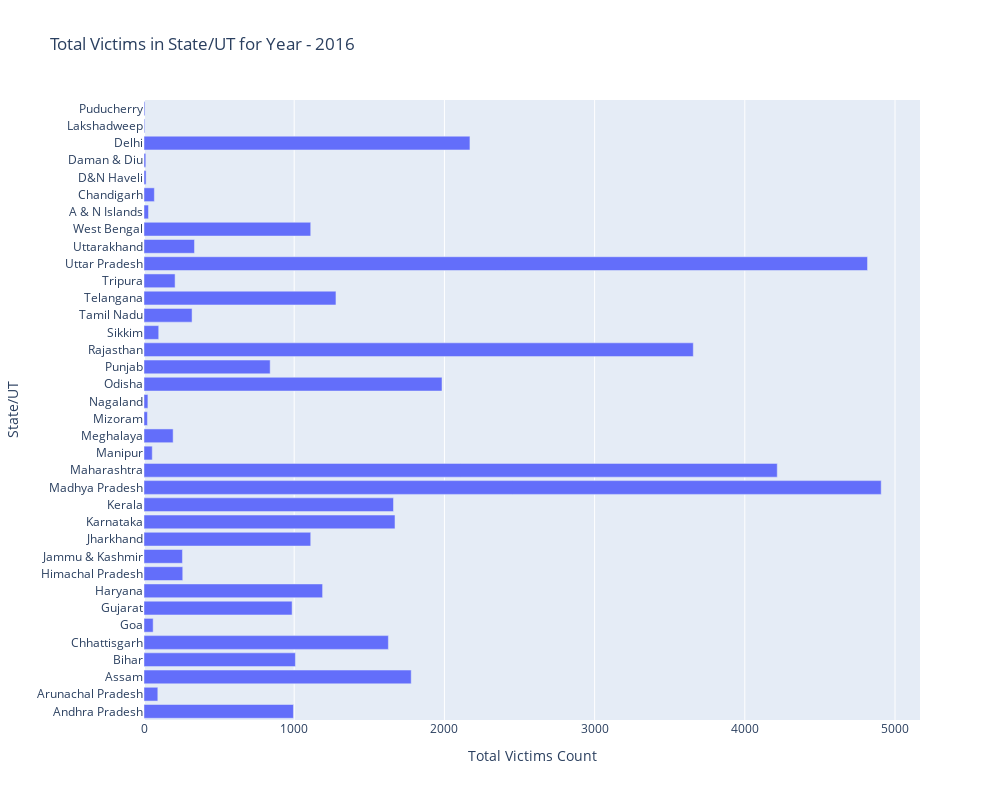

Notebook code cell kept with this figure:
### Code cell
#lets visualize the above state list

# D18 is the DataFrame with 'State/UT' and 'Total Victims' columns

fig = px.bar(D16, y='State/UT', x='Total Victims', title='Total Victims in State/UT for Year - 2016',
             labels={'Total Victims': 'Total Victims Count', 'State/UT': 'State/UT'})

# Increase the size of the graph
fig.update_layout(height=800, width=1000)

# Show the bar chart
fig.show()

### Figure 1 — Plotly figure (JSON) as saved in the notebook; plotly's stock layout.template omitted (floating-point values rounded to 4 significant figures)
{"data": [{"alignmentgroup": "True", "hovertemplate": "Total Victims Count=%{x}<br>State/UT=%{y}<extra></extra>", "legendgroup": "", "marker": {"color": "#636efa", "pattern": {"shape": ""}}, "name": "", "offsetgroup": "", "orientation": "h", "showlegend": false, "textposition": "auto", "type": "bar", "x": [995, 92, 1779, 1008, 1627, 61, 986, 1189, 258, 256, 1110, 1671, 1661, 4908, 4216, 55, 194, 23, 26, 1984, 840, 3657, 98, 320, 1278, 207, 4817, 336, 1110, 30, 69, 14, 12, 2170, 5, 6], "xaxis": "x", "y": ["Andhra Pradesh", "Arunachal Pradesh", "Assam", "Bihar", "Chhattisgarh", "Goa", "Gujarat", "Haryana", "Himachal Pradesh", "Jammu & Kashmir", "Jharkhand", "Karnataka", "Kerala", "Madhya Pradesh", "Maharashtra", "Manipur", "Meghalaya", "Mizoram", "Nagaland", "Odisha", "Punjab", "Rajasthan", "Sikkim", "Tamil Nadu", "Telangana", "Tripura", "Uttar Pradesh", "Uttarakhand", "West Bengal", "A & N Islands", "Chandigarh", "D&N Haveli", "Daman & Diu", "Delhi", "Lakshadweep", "Puducherry"], "yaxis": "y"}], "layout": {"barmode": "relative", "height": 800, "legend": {"tracegroupgap": 0}, "title": {"text": "Total Victims in State/UT for Year - 2016"}, "width": 1000, "xaxis": {"anchor": "y", "domain": [0, 1], "title": {"text": "Total Victims Count"}}, "yaxis": {"anchor": "x", "domain": [0, 1], "title": {"text": "State/UT"}}}}
